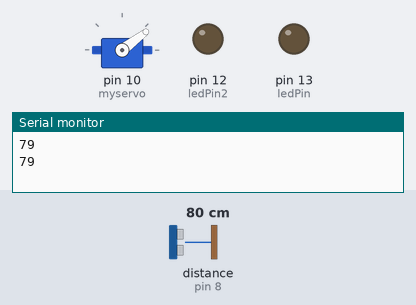
A sketch run on a simulated Arduino Uno, built with avr-gcc and run on an emulated ATmega328P. Shown: servo, output pins drawn as LEDs (lit = HIGH), the last lines printed to the serial monitor. Wiring (inferred from the names in the program): ultrasonic range finder: trigger pin 9; echo pin 8. The test bench sets the inputs (shaded band); at power-on: distance to the obstacle (sensor on pin 8) 80 cm. The echo pulse lasts 58.3 µs per cm; pins used as bus, display or sensor lines are not drawn.

Above: at 4.4 s.
4.5 s: distance to the obstacle (sensor on pin 8) set to 2 cm
At 4.69 s:
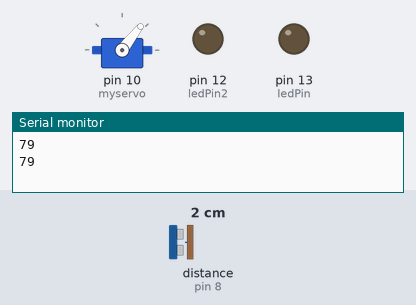
10.2 s: distance to the obstacle (sensor on pin 8) set to 27 cm
At 10.47 s:
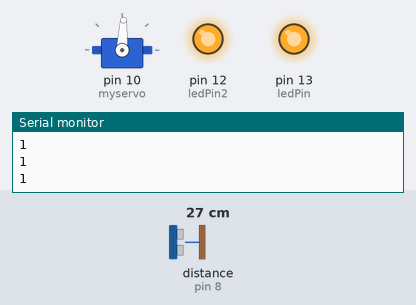
19.0 s: distance to the obstacle (sensor on pin 8) set to 30 cm
At 22.96 s:
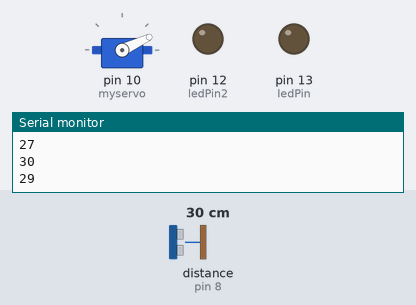
25.8 s: distance to the obstacle (sensor on pin 8) set to 250 cm
Timing chart, 0 to 35.6 s (numbered marks = the images above; inputs shaded):
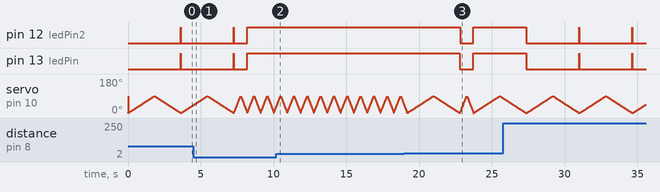

Measured:
- the behaviour switches between 29 and 30 cm on distance to the obstacle (sensor on pin 8) (found by bisection; images 2 and 3)
- after the input at 19.0 s, pin 12 (ledPin2): HIGH → LOW after 3.8 s, → HIGH 0.92 s later; pin 13 (ledPin): HIGH → LOW after 3.8 s, → HIGH 0.93 s later

The sketch:

spider_pcomp.ino
```cpp
//code for spider
#define trigPin 9
#define echoPin 8

//legs
#include <Servo.h>
Servo myservo;
int pos = 0;

//eyes
int ledPin = 13;
int ledPin2 = 12;

void setup()
{
  myservo.attach(10);
  Serial.begin(9600);
  pinMode(trigPin, OUTPUT);
  pinMode(echoPin, INPUT);
  pinMode(ledPin, OUTPUT);
  pinMode(ledPin2, OUTPUT);
}


void loop()
{
  long duration, distance;
  digitalWrite(trigPin, LOW);
  delayMicroseconds(1);
  digitalWrite(trigPin, HIGH);
  delayMicroseconds(1);
  digitalWrite(trigPin, LOW);
  duration = pulseIn(echoPin, HIGH);
  distance = (duration/2) / 29.1;
  Serial.println(distance);

  if(distance < 30){
    for(pos = 0; pos < 90; pos += 1)
    {
      myservo.write(pos);
      delay(5);
    }
    for(pos = 90; pos>=1; pos-=1)
    {
      myservo.write(pos);
      delay(5);
    }
    digitalWrite(ledPin, HIGH);
    digitalWrite(ledPin2, HIGH);
  }

    else {
      for(pos = 0; pos < 90; pos += 1)
      {
        myservo.write(pos);
        delay(20);
      }
      for(pos = 90; pos>=1; pos-=1)
      {
        myservo.write(pos);
        delay(20);
      }
      digitalWrite(ledPin, HIGH);
      delay(10);
      digitalWrite(ledPin, LOW);
      digitalWrite(ledPin2, HIGH);
      delay(10);
      digitalWrite(ledPin2, LOW);

    }
}
```
